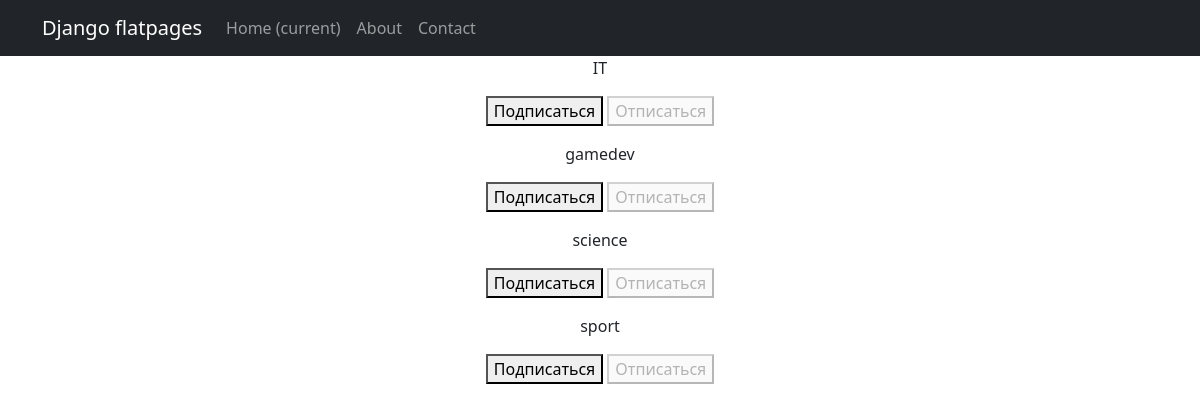
The app's page /posts/subscriptions/ (signed in) with its own data.
### news/models.py (models this page shows)
class Category(models.Model):
    name = models.CharField(max_length=64, unique=True)
    subsribers = models.ManyToManyField(User, related_name='categories')

### news/views.py (the view, shortened to what this page needs)
# urls.py: path('subscriptions/', subscriptions, name='subscriptions'),
@login_required
@csrf_protect
def subscriptions(request):
    categories_with_subscriptions = Category.objects.annotate(
        user_subscribed=Exists(
            Subscription.objects.filter(
                user=request.user,
                category=OuterRef('pk'),
            )
        )
    ).order_by('name')
    return render(
        request,
        'subscriptions.html',
        {'categories': categories_with_subscriptions},
    )

### templates/subscriptions.html (shortened to what this page needs)
{% extends 'flatpages/default.html' %}
{% block content %}
    {% for postCategory in categories  %}
        <p>
            {{ postCategory.name }}
            <form method="post">
                {% if postCategory.user_subscribed %}
                    <button disabled>Подписаться</button>
                    <button name="action" value="unsubscribe">Отписаться</button>
                {% else %}
                    <button name="action" value="subscribe">Подписаться</button>
                    <button disabled>Отписаться</button>
                {% endif %}
            </form>
        </p>
    {% endfor %}
{% endblock content %}

### records on screen
Category: name "IT", shows "Подписаться"
Category: name "gamedev", shows "Подписаться"
Category: name "science", shows "Подписаться"
Category: name "sport", shows "Подписаться"
